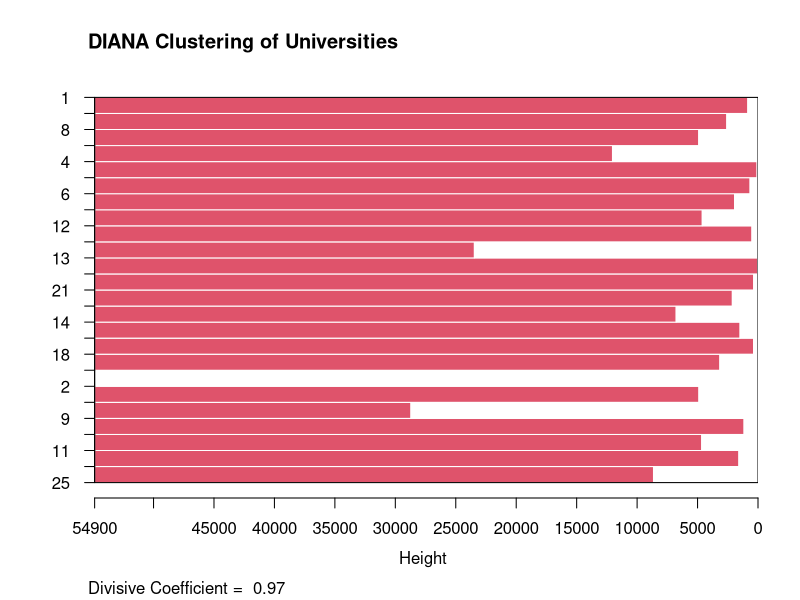
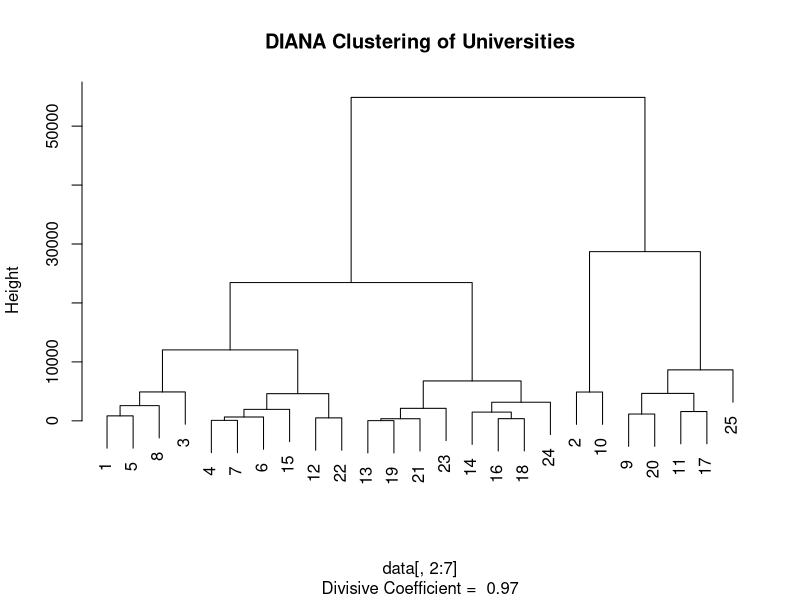

Reproduce these figures in R, in order.
# First, create a data frame with the given data
data <- data.frame(
  Univ = c("Brown", "CalTech", "CMU", "Columbia", "Cornell", "Dartmouth", "Duke", "Georgetown", "Harvard", "JohnsHopkins", "MIT", "Northwestern", "NotreDame", "PennState", "Princeton", "Purdue", "Stanford", "TexasA&M", "UCBerkeley", "UChicago", "UMichigan", "UPenn", "UVA", "UWisconsin", "Yale"),
  SAT = c(1310, 1415, 1260, 1310, 1280, 1340, 1315, 1255, 1400, 1305, 1380, 1260, 1255, 1081, 1375, 1005, 1360, 1075, 1240, 1290, 1180, 1285, 1225, 1085, 1375),
  Top10 = c(89, 100, 62, 76, 83, 89, 90, 74, 91, 75, 94, 85, 81, 38, 91, 28, 90, 49, 95, 75, 65, 80, 77, 40, 95),
  Accept = c(22, 25, 59, 24, 33, 23, 30, 24, 14, 44, 30, 39, 42, 54, 14, 90, 20, 67, 40, 50, 68, 36, 44, 69, 19),
  SFRatio = c(13, 6, 9, 12, 13, 10, 12, 12, 11, 7, 10, 11, 13, 18, 8, 19, 12, 25, 17, 13, 16, 11, 14, 15, 11),
  Expenses = c(22704, 63575, 25026, 31510, 21864, 32162, 31585, 20126, 39525, 58691, 34870, 28052, 15122, 10185, 30220, 9066, 36450, 8704, 15140, 38380, 15470, 27553, 13349, 11857, 43514),
  GradRate = c(94, 81, 72, 88, 90, 95, 95, 92, 97, 87, 91, 89, 94, 80, 95, 69, 93, 67, 78, 87, 85, 90, 92, 71, 96)
)

# Perform DIANA clustering
library(cluster)
diana_result <- diana(data[, 2:7])  

# Plot the clusters
plot(diana_result, main = "DIANA Clustering of Universities")